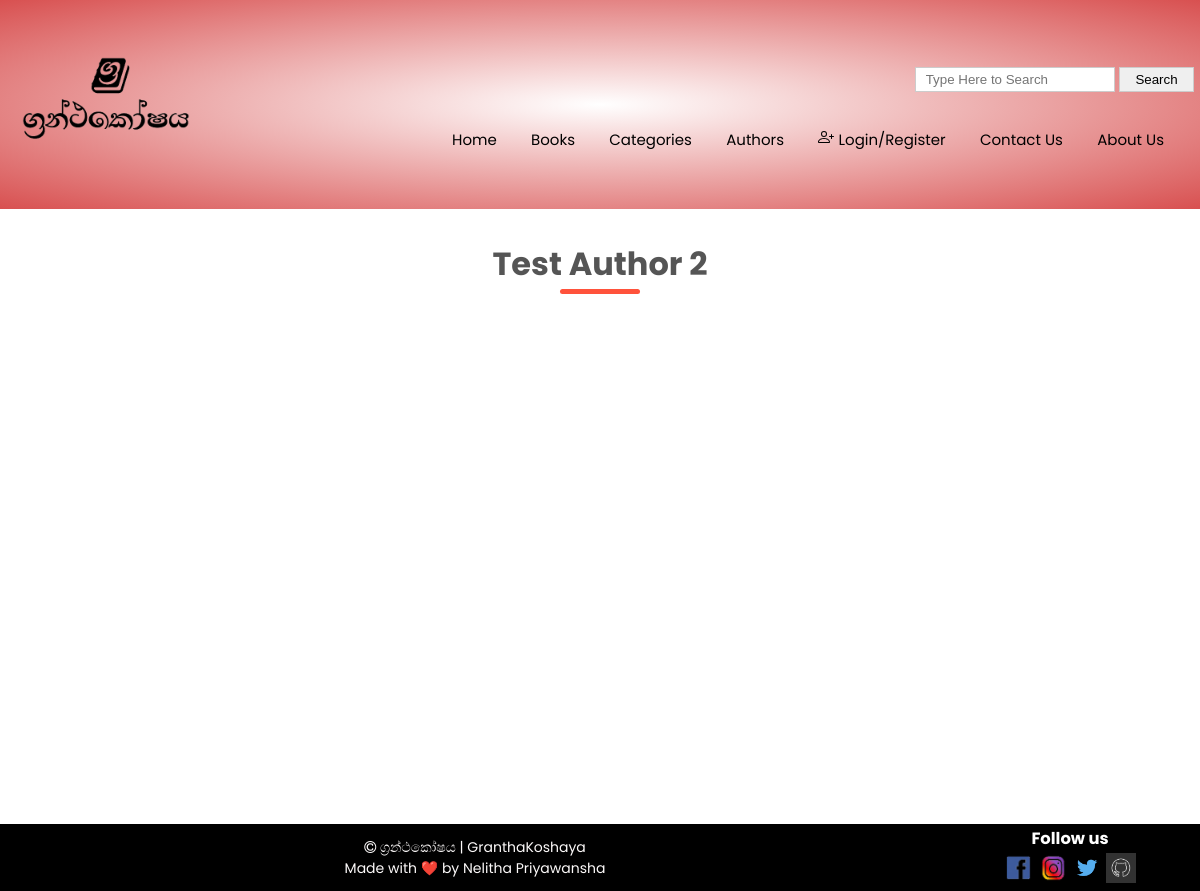
Page /author-details.php?author=Test Author 2 on the earlier database version.
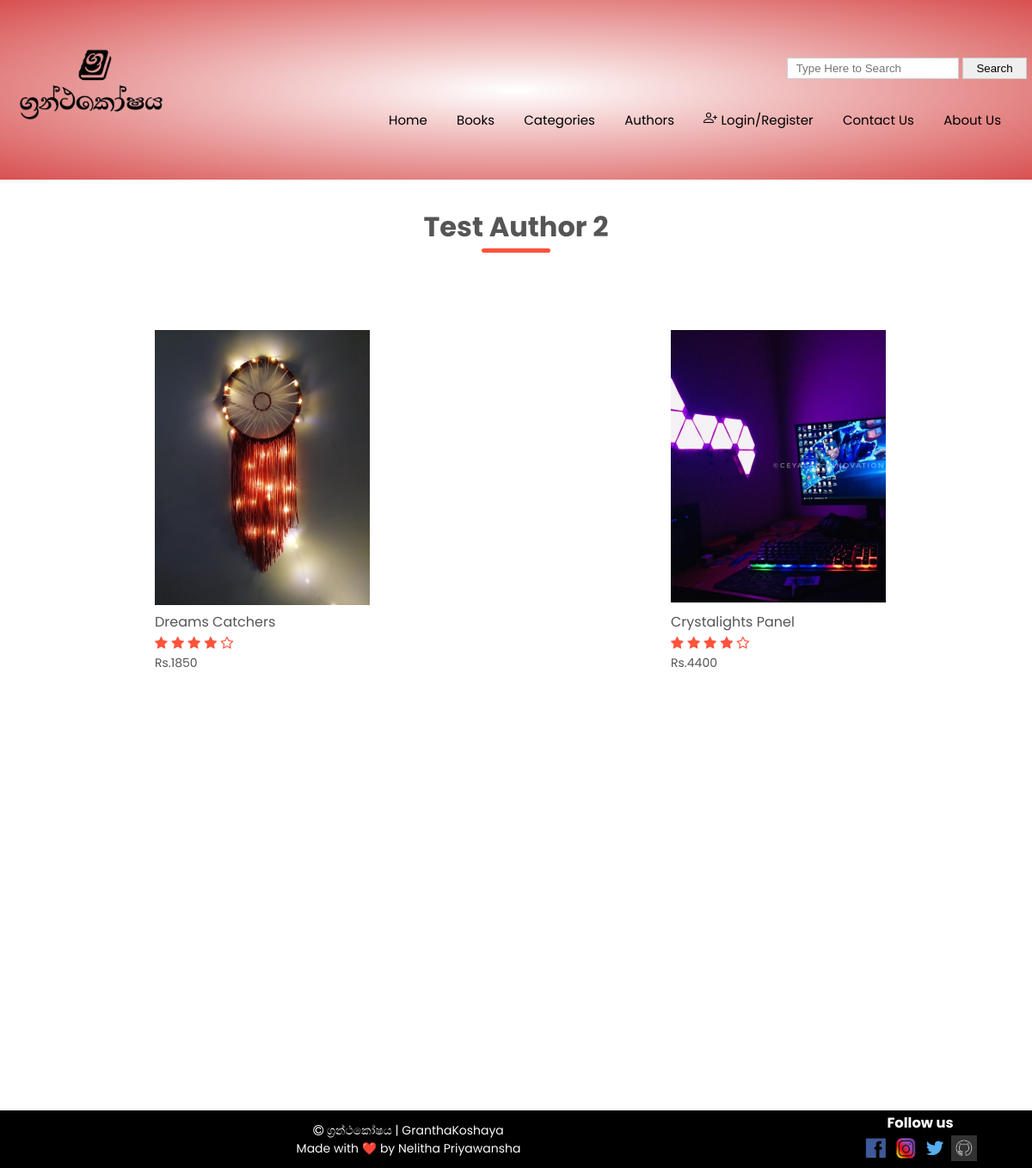
Same page on the later database version.
### tables this page shows
CREATE TABLE `product` (
  `id` int(11) NOT NULL,
  `name` varchar(100) DEFAULT NULL,
  `description` varchar(500) DEFAULT NULL,
  `category` varchar(50) DEFAULT NULL,
  `cat_id` int(11) DEFAULT NULL,
  `Author` varchar(11) DEFAULT NULL,
  `Author_ID` int(11) DEFAULT NULL,
  `stars` int(11) DEFAULT NULL,
  `price` double DEFAULT NULL,
  `offer` int(11) DEFAULT NULL,
  `iqty` int(11) DEFAULT NULL,
  `company_id` int(11) DEFAULT NULL,
  `img` varchar(100) DEFAULT NULL,
  `ebook` varchar(100) DEFAULT NULL
);

### author-details.php (the view, shortened to what this page needs)
<!DOCTYPE html>
<html lang="en">
<head>
    <link rel="stylesheet" href="style.css" />
    <link rel="stylesheet" href="https://stackpath.bootstrapcdn.com/font-awesome/4.7.0/css/font-awesome.min.css" />
</head>
<body>
    <div class="header">
        <div class="container">
            <?php include_once("components/header.php");?>
        </div>
    </div>
    <br>
    <div class="title">
        <h1><?php echo $_GET['author'];?></h1>
    </div>
    <?php
global $db;
$query = "SELECT p.id,p.img,p.name,p.stars,p.price FROM author c,product p where c.Author_ID=p.Author_ID AND c.Author='".$_GET['author']."'";
$result = mysqli_query($db,$query);
echo'<div class="row">';
while($row = mysqli_fetch_assoc($result)){
    $back_path = explode("images",$row["img"]);
    $pid=$row["id"];
    echo'
    <div class="col-4" style="padding-left: 30px;">
    <a href="product-details.php?productid='.$pid.'">
        <img src="images' . $back_path[1].'" alt="image" style="
                height:320px;
                width:250px;
                object-fit: cover;
                "/>
    </a>
    <h4>'.$row['name'].'</h4>
    <div class="rating">
        <i class="fa fa-star"></i>
        <i class="fa fa-star"></i>
        <i class="fa fa-star"></i>
        <i class="fa fa-star"></i>
        <i class="fa fa-star-o"></i>
    </div>
    <p>Rs.'.$row['price'].'</p>
</div>';
}
echo'</div>';
?>
    <div style="height:300px !important;"></div>
    <?php include_once("components/footer.php");?>
</body>
</html>

### components/header.php (shortened to what this page needs)
<div class="navbar">
    <div class="logo">
        <a href="index.php">
            <img src="images\GranthakosyaTrans.png" alt="" width="200px" /></a>
    </div>
    <nav>
        <form method="post" action="src/server.php">
            <input type="text" style="display:inline-block;height:25px;width: 200px;" placeholder="Type Here to Search"
                name="search" />
            <input type="submit" style="display:inline-block;height:25px;width: 75px;" value="Search" />
        </form><br />
        <ul id="MenuItems">
            <li><a href="index.php">Home</a></li>
            <li><a href="products.php" class="dropbtn">Books</a></li>
            <li><a href="categories.php">Categories</a></li>
            <li><a href="authors.php">Authors</a></li>
            <?php if (isset($_SESSION['user_email'])) { ?>
            <?php if($_SESSION['is_admin']) { ?>
            <li><a href="adminproducts.php">My Books</a></li>
            <span title="Admin"><svg xmlns="http://www.w3.org/2000/svg" width="16" height="16" fill="currentColor"
                    class="bi bi-award" viewBox="0 0 16 16">
                    <path
                        d="M9.669.864 8 0 6.331.864l-1.858.282-.842 1.68-1.337 1.32L2.6 6l-.306 1.854 1.337 1.32.842 1.68 1.858.282L8 12l1.669-.864 1.858-.282.842-1.68 1.337-1.32L13.4 6l.306-1.854-1.337-1.32-.842-1.68L9.669.864zm1.196 1.193.684 1.365 1.086 1.072L12.387 6l.248 1.506-1.086 1.072-.684 1.365-1.51.229L8 10.874l-1.355-.702-1.51-.229-.684-1.365-1.086-1.072L3.614 6l-.25-1.506 1.087-1.072.684-1.365 1.51-.229L8 1.126l1.356.702 1.509.229z" />
                    <path d="M4 11.794V16l4-1 4 1v-4.206l-2.018.306L8 13.126 6.018 12.1 4 11.794z" />
                </svg></span>
            <?php } ?>
            <li><a href="src/server.php?logout=1">Logout</a></li>
            <?php  } else { ?>
            <li><a href="account.php">Login/Register</a></li>
            <?php  } ?>
            <li><a href="contact.php">Contact Us</a></li>
            <li><a href="aboutus.php">About Us</a></li>
        </ul>
    </nav>
</div>

### components/footer.php
<div style="height:150px !important;"></div>
<div class="footer">
    <div class="container">
        <div class="row">
            <div class="footer-col-2">
                <p>
                    <i class="fa fa-copyright"></i>
                    ග්‍රන්ථකෝෂය | GranthaKoshaya
                    <br> Made with ❤️ by Nelitha Priyawansha
                </p>
            </div>
            <div class="footer-col-4">
                <h3>Follow us</h3>
                <ul>
                    <li><a href="https://www.facebook.com/nelitha.priyawansha"><img
                                src="images/facebook.png" width="30" height="30"></a></li>
                    <li><a href="https://www.instagram.com/nelitha14_neliya"><img src="images/instagram.png" width="30"
                                height="30"></a></li>
                    <li><a href="https://www.twitter.com/NelithaVindinu"><img src="images\twitter-t.png" width="30"
                                height="30"></a></li>
                    <li><a href="https://github.com/nelitha14/GranthaKoshaya.git"><img src="images\GitHub.png" width="30"
                                height="30"></a></li>
                </ul>
            </div>
        </div>
    </div>
</div>

### style.css (style rules this page uses)
* { margin: 0; padding: 0; box-sizing: border-box; }
body { font-family: "Poppins", sans-serif !important; }
.navbar { display: flex; align-items: center; padding: 1px; }
nav { flex: 1; text-align: right; }
nav ul { display: inline-block; list-style-type: none; }
nav ul li { font-size: 15px; display: inline-block; margin-right: 30px; }
a { text-decoration: none !important; color: rgb(0, 0, 0) !important; }
p { color: #555; }
.container { max-width: 1250px; margin: auto; padding-left: 5px; padding-right: 5px; }
.row { margin-top: 1px; display: flex; align-items: center; flex-wrap: wrap; justify-content: space-around; }
.header { background: radial-gradient(#fff, #d85050); }
.col-4 { flex-basis: 25%; padding: 10px; min-width: 200px; margin-bottom: 50px; transition: transform 0.5s; }
.col-4 img { width: 100%; }
.title { text-align: center; margin: 0 auto 80px; position: relative; line-height: 60px; color: #555; }
.title::after { content: ""; background: #ff523b; width: 80px; height: 5px; border-radius: 5px; position: absolute; bottom: 0; left: 50%; transform: translateX(-50%); padding-bottom: 0%; margin: 0px; }
h4 { color: #555; font-weight: normal; }
.col-4 p { font-size: 14px; }
.rating .fa { color: #ff523b; }
.footer { background: rgb(0, 0, 0); color: #ffffff; font-size: 14px; padding: 1px 0 1px; }
.footer p { color: #fcf9f9; }
.footer h3 { color: rgb(255, 255, 255); margin-bottom: 2px; }
.footer-col-1, .footer-col-2, .footer-col-3, .footer-col-4 { min-width: 250px; margin-bottom: 1px; }
.footer-col-4 li { display: inline-block !important; }
.footer-col-2 { flex: 1; text-align: center; }
.footer-col-3, .footer-col-4 { flex-basis: 12%; color: rgb(255, 255, 255); text-align: center; }
ul { list-style-type: none; }
form input { width: 100%; height: 30px; margin: 10px 0; padding: 0 10px; border: 1px solid #ccc; }
* { -webkit-box-sizing: border-box; box-sizing: border-box; }
body { font-family: sans-serif; }

Differences in the rows shown:
now on this page (row edited): product: img (picture), name "Dreams Catchers", price "1850"
now on this page (row edited): product: img (picture), name "Crystalights Panel", price "4400"
